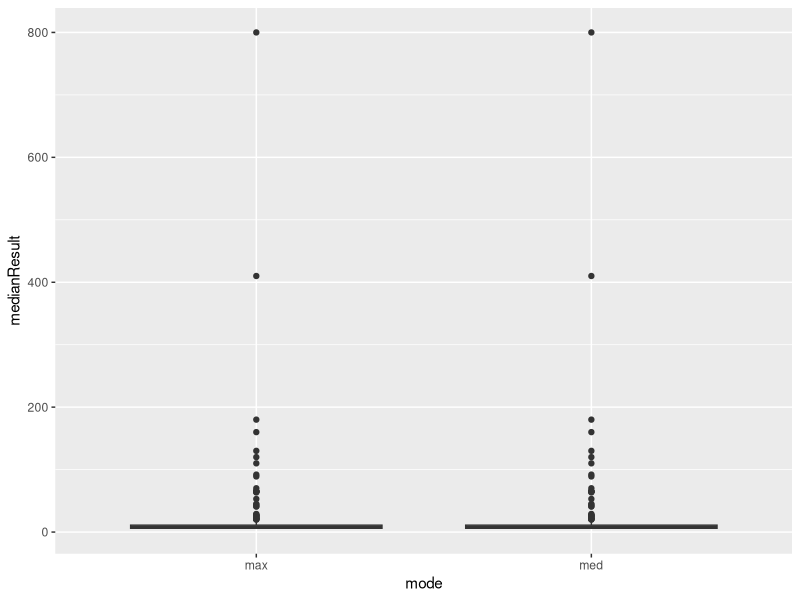

Generate this figure with R:
library(tidyverse)
library(readxl)
library(stringr)

# tested <- read_excel('data-raw/MonthlyPostingMarch.xlsx', skip = 1)
tested <- read_excel('data-raw/monthlypostingjune.xlsx', skip = 1)
glimpse(tested)

# how many exceed 5 ppb? what is the follow up status?
tested %>% 
  group_by(`Action_Level_Exceedance?`, ALE_Follow_Up_Status) %>% 
  summarise(count = n())

lead_present <- tested %>% 
  filter(XMOD != "<", ALE_Follow_Up_Status == "Pending" | is.na(ALE_Follow_Up_Status)) %>% 
  group_by(SchoolName) %>% 
  mutate(medianResult = median(RESULT), unit = 'ppb', lead = TRUE) %>% 
  select(district = DISTRICT, schoolName = SchoolName, 
         schoolAddress = SchoolAddress, medianResult, unit, lead) %>% 
  unique() %>% 
  ungroup()

lead_present_max <- tested %>% 
  filter(XMOD != "<", ALE_Follow_Up_Status == "Pending" | is.na(ALE_Follow_Up_Status)) %>% 
  group_by(SchoolName) %>% 
  mutate(medianResult = max(RESULT), unit = 'ppb', lead = TRUE) %>% 
  select(district = DISTRICT, schoolName = SchoolName, 
         schoolAddress = SchoolAddress, medianResult, unit, lead) %>% 
  unique() %>% 
  ungroup()

lead_present_max %>% pull(medianResult) %>% summary()
lead_present %>% pull(medianResult) %>% summary()
mutate(lead_present_max, mode = 'max') %>% 
  bind_rows(mutate(lead_present_max, mode = 'med')) %>% 
  ggplot(aes(y = medianResult, x = mode)) +
  geom_boxplot()

# not a big difference between max and median, median is more fair for time considerations

tested_schools <- tested %>% 
  select(district = DISTRICT, schoolName = SchoolName, schoolAddress = SchoolAddress) %>% 
  unique() %>% 
  left_join(lead_present) %>% 
  mutate(status = 'tested', lead = ifelse(is.na(lead), FALSE, lead))

View(tested_schools)
glimpse(tested_schools)
tested_schools %>% 
  separate(schoolAddress, c('Street', 'State', 'Zip'), sep = 'CA', remove = FALSE) %>% View
un_tested <- read_excel('data-raw/SchoolsUnsampled.xlsx')
glimpse(un_tested)

not_tested_schools <- un_tested %>% 
  mutate(schoolAddress = paste(Street, City, 'CA', Zip, sep = ' '),
         medianResult = NA, unit = NA, lead = NA, status = "not tested") %>% 
  select(district = District, schoolName = School, schoolAddress, medianResult, 
         unit, lead, status)
View(not_tested_schools)

exempt <- read_excel('data-raw/exemption_forms.xlsx')
glimpse(exempt)

exempt_schools <- exempt %>% 
  mutate(medianResult = NA, unit = NA, lead = NA, status = "exempt") %>% 
  select(district = `School District`, schoolName = Name, schoolAddress = Address, 
         medianResult, unit, lead, status)

View(exempt_schools)

all_schools <- tested_schools %>% 
  bind_rows(not_tested_schools) %>% 
  bind_rows(exempt_schools)

# geo coding from daniel and victoria
geo_coded <- read_csv('data-raw/ca_schools_lead_testing_data_geocoded.csv') %>%
  select(schoolAddress, city, county, latitude, longitude) %>% 
  unique()

# check for dirty district naming
dirty_district <- all_schools %>% 
  select(district) %>% 
  unique %>% 
  arrange(district) %>% 
  separate(district, c('begin', 'rest'), ' ', remove = FALSE) %>% 
  mutate(prev_beg = lag(begin), next_beg = lead(begin), prev_district = lag(district),
         next_district = lead(district),
         match = case_when(
           begin == prev_beg ~ prev_district,
           begin == next_beg ~ next_district,
           TRUE ~ 'no match'
         )) %>%
  filter(match != 'no match') %>% 
  select(district, match) 

# district names from CDE https://www.cde.ca.gov/ds/si/ds/pubschls.asp
cde_districts <- read_excel('data-raw/pubdistricts.xlsx', skip = 5) %>% 
  select(district = District) %>% 
  mutate(in_cde = TRUE)

district_lookup <- dirty_district %>%   
  left_join(cde_districts) %>% 
  filter(is.na(in_cde)) %>% 
  select(-in_cde)

cleaned_data <- all_schools %>% 
  left_join(district_lookup) %>% 
  mutate(district = ifelse(is.na(match), district, match),
         district = ifelse(is.na(district) | district == 'private', 'Private', district)) %>% 
  select(-match) %>%
  left_join(geo_coded)

# % of schools who have tested out of those required to test (so exempting exempt schools). 
tested <- cleaned_data %>% 
  filter(status != 'exempt') %>% 
  select(schoolName, status) %>% 
  unique() %>% 
  group_by(status) %>% 
  summarise(count = n()) %>% 
  pull(count)

tested[2] / (tested[1] + tested[2]) # prop tested

# Also great to know the % and number of schools and school districts that found lead over 5 PPB.
lead_found <- cleaned_data %>% 
  select(schoolName, lead) %>% 
  unique() %>%
  filter(lead) %>% 
  summarise(count = n()) %>% 
  pull(count)

lead_found / (tested[1] + tested[2]) 

district_lead_found <- cleaned_data %>% 
  select(district, lead) %>% 
  unique() %>% 
  filter(lead) %>% 
  summarise(count = n()) %>% 
  pull(count)

num_districts <- cleaned_data %>% 
  select(district) %>% 
  unique() %>% 
  summarise(count = n()) %>% 
  pull(count)

# confirm that all districts have at least one non exempt school
cleaned_data %>% 
  select(district, status) %>% 
  group_by(district, status) %>% 
  mutate(count = n()) %>% 
  unique() %>% 
  spread(status, count) %>% 
  filter(is.na(exempt), is.na(tested), is.na(`not tested`)) 

district_lead_found / num_districts
  
now_tested <- cleaned_data %>% 
  group_by(schoolName, schoolAddress, status) %>% 
  summarise(count = n()) %>% 
  spread(status, count) %>% 
  mutate(tot = sum(`not tested`, tested, na.rm = TRUE)) %>% 
  filter(tot == 2) %>% 
  select(schoolName, schoolAddress) %>% 
  mutate(new_status = 'tested')

still_not_tested <- cleaned_data %>% 
  filter(status == 'not tested') %>% 
  left_join(now_tested) %>% 
  filter(is.na(new_status)) %>% 
  select(-new_status)

cleaned_data %>% 
  filter(status != 'not tested') %>% 
  bind_rows(still_not_tested) %>% 
  write_csv('ca_schools_lead_testing_data.csv') 

  # check repeat school names
repeat_names <- all_schools %>% 
  select(schoolName, schoolAddress) %>% 
  unique() %>% 
  group_by(schoolAddress) %>% 
  summarise(count = n()) %>% 
  filter(count > 1) %>% 
  mutate(duplicate = TRUE) %>% 
  select(-count) %>% 
  ungroup()

# didn't see any cases of same school address and similar but different names
all_schools %>% 
  left_join(repeat_names) %>% 
  filter(duplicate) %>% View

#la data
la <- read_excel('data-raw/LAUSD_Drinking_Water_Lead_Sample_Data_Details_-_3-18-19.xlsx')
glimpse(la)
table(la$`Current Status`)
la %>% 
  filter(`Current Status` == 'ACTIVE') %>% 
  select(schoolName = `School Name`, `Most Recent 1st Draw (ppb)`, `Most Recent 2nd Draw (ppb)`) %>% 
  gather(draw, ppb, -schoolName) %>% 
  group_by(schoolName) %>% 
  summarise(ppb = median(ppb), count = n()) %>% 
  View

glimpse(cleaned_data)
